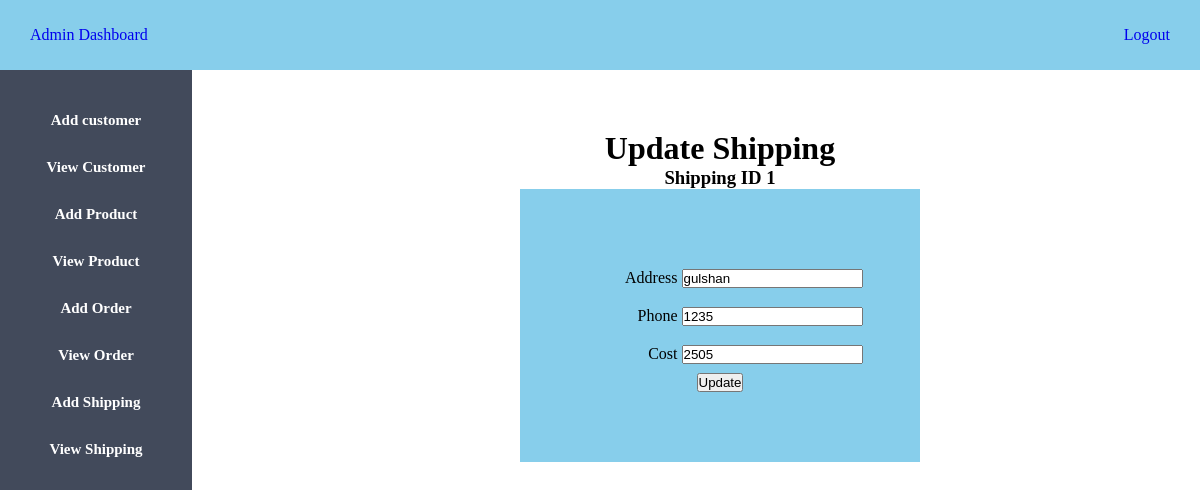
The page /update_shipping.php?id=1 (signed in) on the database its author committed.
### tables this page shows
CREATE TABLE `shipping` (
  `id` int(100) NOT NULL,
  `address` varchar(100) NOT NULL,
  `phone` int(100) NOT NULL,
  `cost` int(100) NOT NULL
);

### update_shipping.php (the view, shortened to what this page needs)
<?php
    $host="localhost";
    $user="root";
    $password="";
    $db="pet_store";
    $data=mysqli_connect($host,$user,$password,$db);
    if($_GET['id']){
        $user_id = $_GET['id'];
        $sql = "SELECT * FROM shipping WHERE id='$user_id' ";
        $result = mysqli_query($data,$sql);
        $info=$result->fetch_assoc();
    }
?>
<!DOCTYPE html>
<html>
<head>
	<link rel="stylesheet" type="text/css" href="admin.css">
</head>
<body>
	<?php
    include "admin_sidebar.php"
    ?>
	<div class="content">
        <center>
		<h1>Update Shipping</h1>
        <h3>Shipping ID <?php echo "{$info['id']}"; ?></h3>
		<div class="div_deg">
            <form action="#" method="POST">
                <div>
                    <label>Address</label>
                    <input type="text" name="address" value="<?php echo "{$info['address']}"; ?>" >
                </div>
                <div>
                    <label>Phone</label>
                    <input type="number" name="phone" value="<?php echo "{$info['phone']}"; ?>" >
                </div>
                <div>
                    <label>Cost</label>
                    <input type="number" name="cost" value="<?php echo "{$info['cost']}"; ?>" >
                </div>
                <div>
                    <input type="submit" class="btn btn-success" name="update" value="Update" >
                </div>
            </form>
        </div>
        </center>
	</div>
</body>
</html>

### admin.css (style rules this page uses)
* { margin: 0px; padding: 0px; }
.content { margin-left: 20%; margin-top: 5%; }

### update_shipping.php (style rules this page uses)
label { display: inline-block; text-align: right; width: 100px; padding-top: 10px; padding-bottom: 10px; }
.div_deg { background-color: skyblue; width: 400px; padding-top: 70px; padding-bottom: 70px; }

### rows shown on the page
shipping: id "1", address "gulshan", phone "1235", cost "2505"
